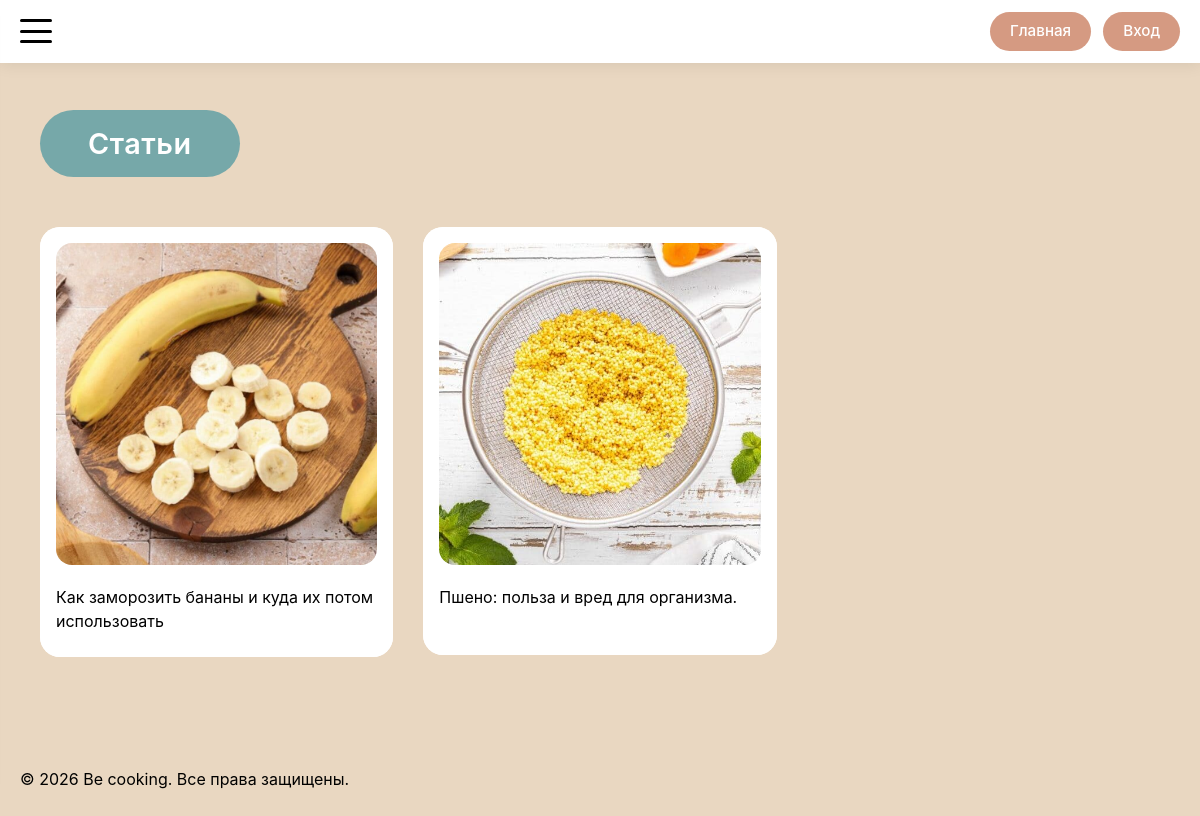
Page /articles on the earlier database version.
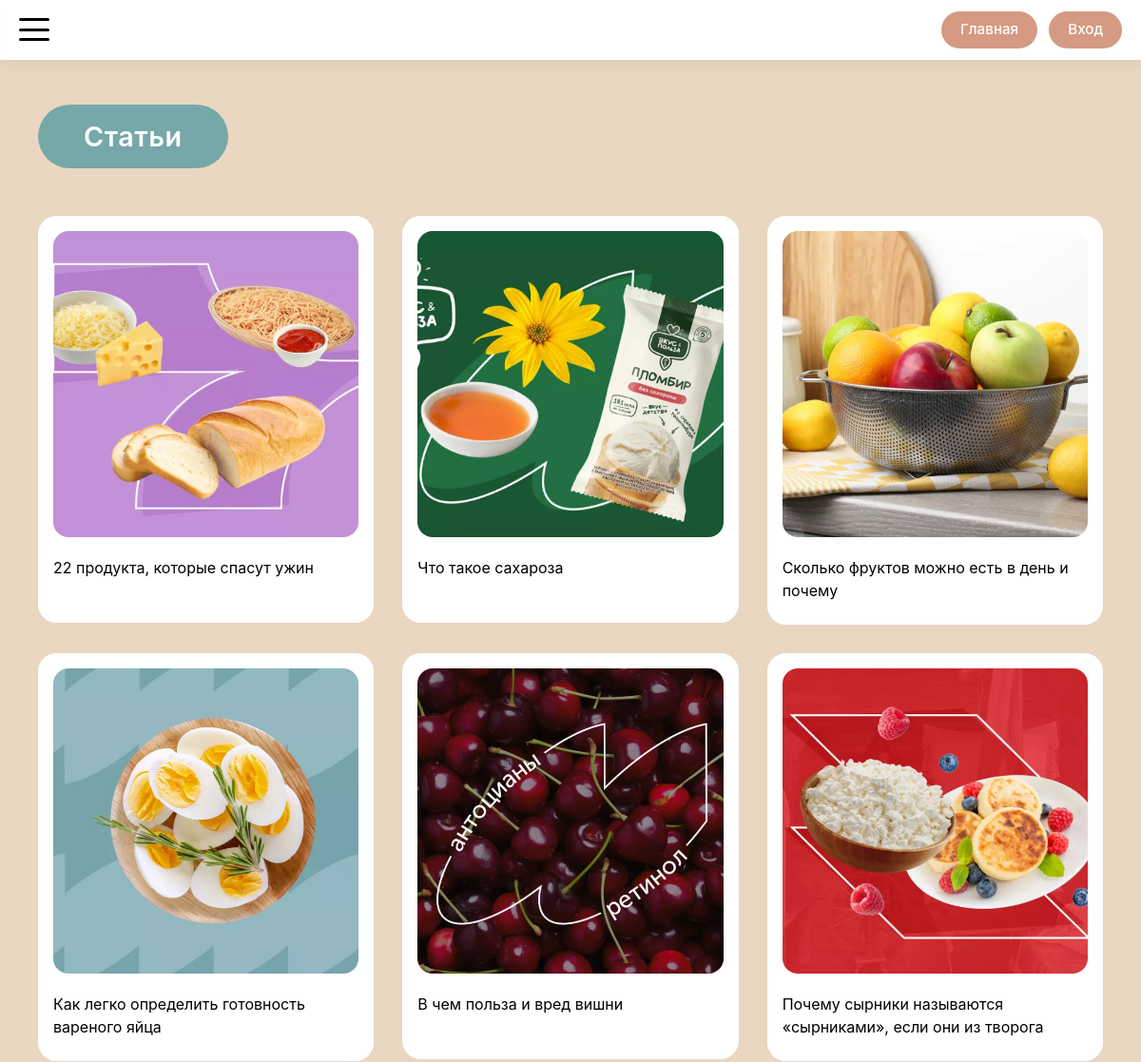
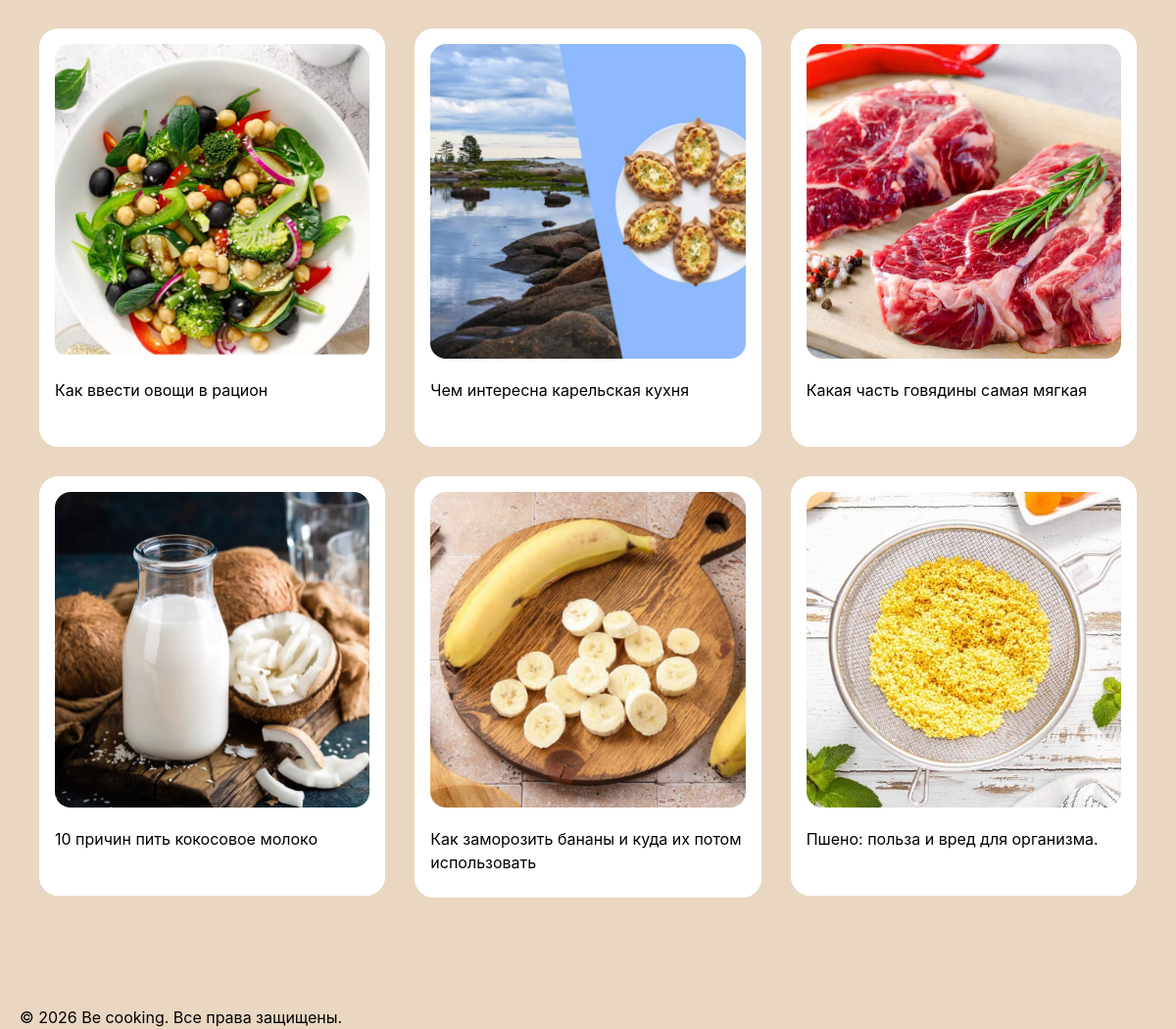
Same page on the later database version (2 pictures, top to bottom).
### models.py (models this page shows)
class Article(db.Model):
    __tablename__ = 'article'
    id = db.Column(db.Integer, primary_key=True)
    title = db.Column(db.String(200), nullable=False)
    text = db.Column(db.Text, nullable=False)
    author_id = db.Column(db.Integer, db.ForeignKey('user.id'), nullable=False)
    created_at = db.Column(db.DateTime, default=datetime.utcnow)
    updated_at = db.Column(db.DateTime, default=datetime.utcnow, onupdate=datetime.utcnow)
    main_image_url = db.Column(db.String(300))
    comments = db.relationship('Comment', backref='article', lazy='dynamic', cascade='all, delete-orphan')

### routes/article_routes.py (the view)
@app.route('/articles')
def articles():
    page = request.args.get('page', 1, type=int)
    per_page = 21
    pagination = Article.query.order_by(Article.created_at.desc()).paginate(
        page=page, per_page=per_page, error_out=False
    )
    return render_template(
        'articles/articles.html',
        articles=pagination.items,
        current_page=page,
        has_next=pagination.has_next,
        total=pagination.total
    )

### app.py (called while the page is built)
@app.context_processor
def inject_enums():
    return dict(UserRoleEnum=UserRoleEnum)

### templates/articles/articles.html (shortened to what this page needs)
{% extends 'base/base.html' %}
{% block main_class %}gallery-main{% endblock %}
{% block container_class %}gallery-container{% endblock %}
{% block content %}
<div class="gallery-header-wrapper" style="display: flex; justify-content: space-between; align-items: center;">
    <h1 class="gallery-title">Статьи</h1>
</div>
<div class="gallery-grid">
    {% for article in articles %}
        {% with
            title = article.title,
            image_url = article.main_image_url,
            detail_endpoint = 'article_detail',
            item_id = article.id
        %}
            {% include 'components/_card.html' %}
        {% endwith %}
    {% else %}
        <p>Статей пока нет, но скоро они появятся!</p>
    {% endfor %}
</div>
{% endblock %}

### templates/components/_card.html (shortened to what this page needs)
{% if detail_endpoint == 'recipe_detail' or  detail_endpoint == 'recipe_manage' %}
<div class="card">
    <a href="{{ url_for(detail_endpoint, recipe_id=item_id) }}"
       class="card-link">
        <div class="card-inner">
            <div class="card-image">
                <img src="{{ recipe.main_image_url if (recipe and recipe.main_image_url) else 'https://placehold.co/400x300' }}"
                     alt="{{ recipe.title if recipe else 'Рецепт' }}">
            </div>
            <div class="card-text">{{ recipe.title if recipe else 'Рецепт' }}</div>
        </div>
    </a>
</div>
{% elif detail_endpoint == 'article_detail' %}
<div class="card">
    <a href="{{ url_for(detail_endpoint, article_id=item_id) }}"
       class="card-link">
        <div class="card-inner">
            <div class="card-image">
                <img src="{{ image_url if image_url else 'https://placehold.co/400x300' }}"
                     alt="{{ title }}">
            </div>
            <div class="card-text">{{ title }}</div>
        </div>
    </a>
</div>
{% endif %}

Differences in the rows shown:
added Article: main_image_url (picture), title "22 продукта, которые спасут ужин"
added Article: main_image_url (picture), title "Что такое сахароза"
added Article: main_image_url (picture), title "Сколько фруктов можно есть в день и почему"
added Article: main_image_url (picture), title "Как легко определить готовность вареного яйца"
added Article: main_image_url (picture), title "В чем польза и вред вишни"
added Article: main_image_url (picture), title "Почему сырники называются «сырниками», если они из творога"
added Article: main_image_url (picture), title "Как ввести овощи в рацион"
added Article: main_image_url (picture), title "Чем интересна карельская кухня"
added Article: main_image_url (picture), title "Какая часть говядины самая мягкая"
added Article: main_image_url (picture), title "10 причин пить кокосовое молоко"
